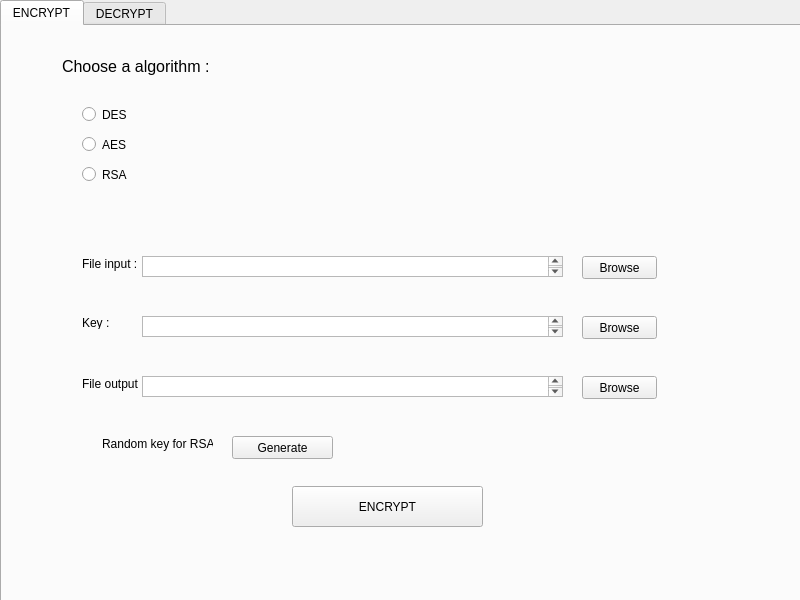
<?xml version="1.0" encoding="UTF-8"?>
<ui version="4.0">
 <class>Cryto</class>
 <widget class="QMainWindow" name="Cryto">
  <property name="geometry">
   <rect>
    <x>0</x>
    <y>0</y>
    <width>800</width>
    <height>600</height>
   </rect>
  </property>
  <property name="windowTitle">
   <string>Crypto</string>
  </property>
  <property name="animated">
   <bool>true</bool>
  </property>
  <widget class="QWidget" name="centralwidget">
   <widget class="QTabWidget" name="tabWidget">
    <property name="geometry">
     <rect>
      <x>0</x>
      <y>0</y>
      <width>841</width>
      <height>631</height>
     </rect>
    </property>
    <property name="currentIndex">
     <number>0</number>
    </property>
    <widget class="QWidget" name="Encrypt_2">
     <attribute name="title">
      <string>ENCRYPT</string>
     </attribute>
     <widget class="QPushButton" name="e_browse_input">
      <property name="geometry">
       <rect>
        <x>580</x>
        <y>230</y>
        <width>75</width>
        <height>23</height>
       </rect>
      </property>
      <property name="text">
       <string>Browse</string>
      </property>
     </widget>
     <widget class="QRadioButton" name="e_des_button">
      <property name="geometry">
       <rect>
        <x>80</x>
        <y>80</y>
        <width>82</width>
        <height>17</height>
       </rect>
      </property>
      <property name="text">
       <string>DES</string>
      </property>
     </widget>
     <widget class="QRadioButton" name="e_aes_button">
      <property name="geometry">
       <rect>
        <x>80</x>
        <y>110</y>
        <width>82</width>
        <height>17</height>
       </rect>
      </property>
      <property name="text">
       <string>AES</string>
      </property>
     </widget>
     <widget class="QRadioButton" name="e_rsa_button">
      <property name="geometry">
       <rect>
        <x>80</x>
        <y>140</y>
        <width>82</width>
        <height>17</height>
       </rect>
      </property>
      <property name="text">
       <string>RSA</string>
      </property>
     </widget>
     <widget class="QLabel" name="FileInputL">
      <property name="geometry">
       <rect>
        <x>80</x>
        <y>230</y>
        <width>61</width>
        <height>16</height>
       </rect>
      </property>
      <property name="text">
       <string>File input :</string>
      </property>
     </widget>
     <widget class="QLabel" name="KeyL">
      <property name="geometry">
       <rect>
        <x>80</x>
        <y>290</y>
        <width>47</width>
        <height>13</height>
       </rect>
      </property>
      <property name="text">
       <string>Key :</string>
      </property>
     </widget>
     <widget class="QLabel" name="FileOutputL">
      <property name="geometry">
       <rect>
        <x>80</x>
        <y>350</y>
        <width>71</width>
        <height>16</height>
       </rect>
      </property>
      <property name="text">
       <string>File output :</string>
      </property>
     </widget>
     <widget class="QPushButton" name="e_browse_output">
      <property name="geometry">
       <rect>
        <x>580</x>
        <y>350</y>
        <width>75</width>
        <height>23</height>
       </rect>
      </property>
      <property name="text">
       <string>Browse</string>
      </property>
     </widget>
     <widget class="QPushButton" name="e_encrypt">
      <property name="geometry">
       <rect>
        <x>290</x>
        <y>460</y>
        <width>191</width>
        <height>41</height>
       </rect>
      </property>
      <property name="text">
       <string>ENCRYPT</string>
      </property>
     </widget>
     <widget class="QPlainTextEdit" name="e_input_path">
      <property name="geometry">
       <rect>
        <x>140</x>
        <y>230</y>
        <width>421</width>
        <height>21</height>
       </rect>
      </property>
     </widget>
     <widget class="QPlainTextEdit" name="e_key">
      <property name="geometry">
       <rect>
        <x>140</x>
        <y>290</y>
        <width>421</width>
        <height>21</height>
       </rect>
      </property>
     </widget>
     <widget class="QPlainTextEdit" name="e_output_path">
      <property name="geometry">
       <rect>
        <x>140</x>
        <y>350</y>
        <width>421</width>
        <height>21</height>
       </rect>
      </property>
     </widget>
     <widget class="QLabel" name="label">
      <property name="geometry">
       <rect>
        <x>60</x>
        <y>30</y>
        <width>501</width>
        <height>21</height>
       </rect>
      </property>
      <property name="font">
       <font>
        <family>Microsoft JhengHei UI</family>
        <pointsize>12</pointsize>
       </font>
      </property>
      <property name="text">
       <string>Choose a algorithm :</string>
      </property>
     </widget>
     <widget class="QPushButton" name="e_generate">
      <property name="geometry">
       <rect>
        <x>230</x>
        <y>410</y>
        <width>101</width>
        <height>23</height>
       </rect>
      </property>
      <property name="text">
       <string>Generate</string>
      </property>
     </widget>
     <widget class="QLabel" name="label_3">
      <property name="geometry">
       <rect>
        <x>100</x>
        <y>410</y>
        <width>111</width>
        <height>16</height>
       </rect>
      </property>
      <property name="text">
       <string>Random key for RSA :</string>
      </property>
     </widget>
     <widget class="QPushButton" name="e_browse_key">
      <property name="geometry">
       <rect>
        <x>580</x>
        <y>290</y>
        <width>75</width>
        <height>23</height>
       </rect>
      </property>
      <property name="text">
       <string>Browse</string>
      </property>
     </widget>
    </widget>
    <widget class="QWidget" name="Decrypt">
     <attribute name="title">
      <string>DECRYPT</string>
     </attribute>
     <widget class="QPlainTextEdit" name="d_input_path">
      <property name="geometry">
       <rect>
        <x>140</x>
        <y>230</y>
        <width>421</width>
        <height>21</height>
       </rect>
      </property>
     </widget>
     <widget class="QPushButton" name="d_browse_output">
      <property name="geometry">
       <rect>
        <x>580</x>
        <y>350</y>
        <width>75</width>
        <height>23</height>
       </rect>
      </property>
      <property name="text">
       <string>Browse</string>
      </property>
     </widget>
     <widget class="QLabel" name="KeyL_4">
      <property name="geometry">
       <rect>
        <x>80</x>
        <y>290</y>
        <width>47</width>
        <height>13</height>
       </rect>
      </property>
      <property name="text">
       <string>Key :</string>
      </property>
     </widget>
     <widget class="QPushButton" name="d_browse_input">
      <property name="geometry">
       <rect>
        <x>580</x>
        <y>230</y>
        <width>75</width>
        <height>23</height>
       </rect>
      </property>
      <property name="text">
       <string>Browse</string>
      </property>
     </widget>
     <widget class="QPushButton" name="d_decrypt">
      <property name="geometry">
       <rect>
        <x>290</x>
        <y>460</y>
        <width>191</width>
        <height>41</height>
       </rect>
      </property>
      <property name="text">
       <string>DECRYPT</string>
      </property>
     </widget>
     <widget class="QLabel" name="FileInputL_4">
      <property name="geometry">
       <rect>
        <x>80</x>
        <y>230</y>
        <width>61</width>
        <height>16</height>
       </rect>
      </property>
      <property name="text">
       <string>File input :</string>
      </property>
     </widget>
     <widget class="QPlainTextEdit" name="d_output_path">
      <property name="geometry">
       <rect>
        <x>140</x>
        <y>350</y>
        <width>421</width>
        <height>21</height>
       </rect>
      </property>
     </widget>
     <widget class="QPlainTextEdit" name="d_key">
      <property name="geometry">
       <rect>
        <x>140</x>
        <y>290</y>
        <width>421</width>
        <height>21</height>
       </rect>
      </property>
     </widget>
     <widget class="QLabel" name="FileOutputL_4">
      <property name="geometry">
       <rect>
        <x>80</x>
        <y>350</y>
        <width>71</width>
        <height>16</height>
       </rect>
      </property>
      <property name="text">
       <string>File output :</string>
      </property>
     </widget>
     <widget class="QRadioButton" name="d_des_button">
      <property name="geometry">
       <rect>
        <x>80</x>
        <y>80</y>
        <width>82</width>
        <height>17</height>
       </rect>
      </property>
      <property name="text">
       <string>DES</string>
      </property>
     </widget>
     <widget class="QRadioButton" name="d_rsa_button">
      <property name="geometry">
       <rect>
        <x>80</x>
        <y>140</y>
        <width>82</width>
        <height>17</height>
       </rect>
      </property>
      <property name="text">
       <string>RSA</string>
      </property>
     </widget>
     <widget class="QRadioButton" name="d_aes_button">
      <property name="geometry">
       <rect>
        <x>80</x>
        <y>110</y>
        <width>82</width>
        <height>17</height>
       </rect>
      </property>
      <property name="text">
       <string>AES</string>
      </property>
     </widget>
     <widget class="QLabel" name="label_2">
      <property name="geometry">
       <rect>
        <x>60</x>
        <y>30</y>
        <width>501</width>
        <height>21</height>
       </rect>
      </property>
      <property name="font">
       <font>
        <family>Microsoft JhengHei UI</family>
        <pointsize>12</pointsize>
       </font>
      </property>
      <property name="text">
       <string>Choose a algorithm :</string>
      </property>
     </widget>
     <widget class="QPushButton" name="d_browse_key">
      <property name="geometry">
       <rect>
        <x>580</x>
        <y>290</y>
        <width>75</width>
        <height>23</height>
       </rect>
      </property>
      <property name="text">
       <string>Browse</string>
      </property>
     </widget>
    </widget>
   </widget>
  </widget>
 </widget>
 <resources/>
 <connections/>
</ui>
